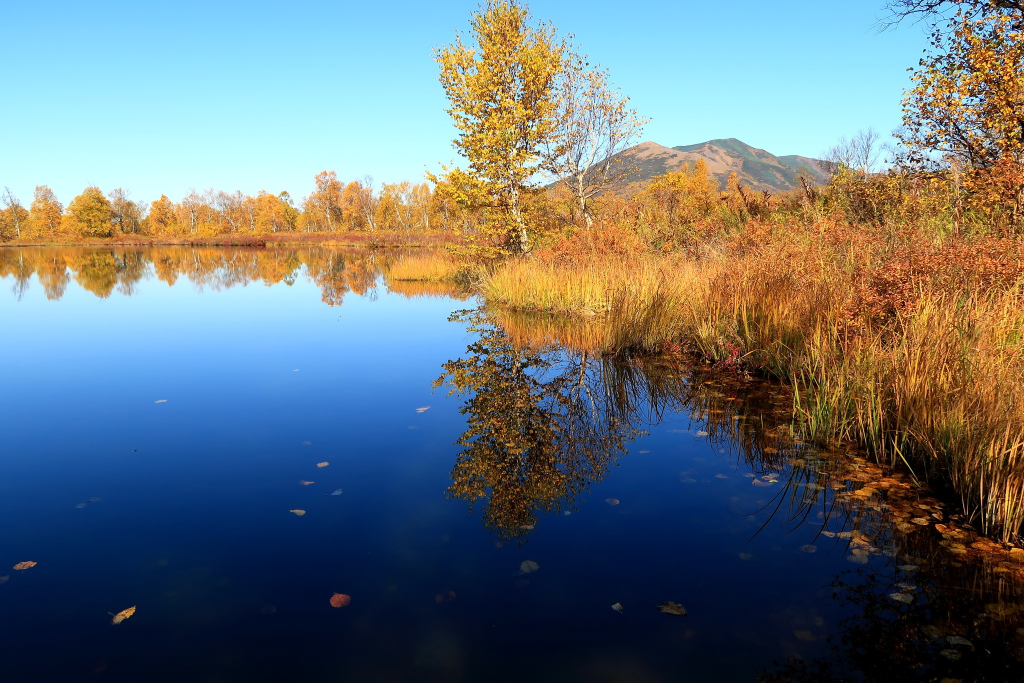
#> input picture lake.jpg, 2048 x 1365 px (shown at 1/2 size)
$ python color_extractor.py
#> lines starting #> are read from the running program, lines starting #| are printed output that depends on the picture
from PIL import Image
import numpy as np
from sklearn.cluster import KMeans
import matplotlib.pyplot as plt

def extract_color_palette(image_path, n_colors=5):
    """
    이미지에서 주요 색상 팔레트를 추출합니다.

    Args:
        image_path (str): 입력 이미지 파일 경로.
        n_colors (int): 추출할 주요 색상의 개수.

    Returns:
        List[Tuple[int, int, int]]: RGB 형식으로 주요 색상 리스트 반환.
    """
#> called with image_path = 'lake.jpg', n_colors = 5
    # 이미지를 열고 RGB 형식으로 변환
    image = Image.open(image_path).convert('RGB')
#> image is the input picture: PIL image 2048x1365 RGB; mean R, G, B 104.5, 116.1, 120.8

    # 이미지를 200x200 크기로 리사이즈 (처리 속도 향상을 위해)
    image = image.resize((200, 200))
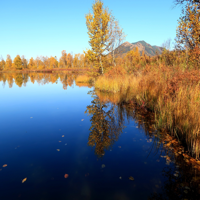
#> image: PIL image 200x200 RGB; mean R, G, B 104.5, 116.1, 120.8

    # 이미지를 numpy 배열로 변환
    image_array = np.array(image)

    # 배열을 (픽셀 수, RGB 채널) 형식으로 재구조화
    pixels = image_array.reshape(-1, 3)

    # KMeans 알고리즘으로 주요 색상 클러스터링
    kmeans = KMeans(n_clusters=n_colors, random_state=42)
    kmeans.fit(pixels)

    # 클러스터 중심(주요 색상)을 정수 값으로 변환
    palette = kmeans.cluster_centers_.astype(int)

    # RGB 형식의 튜플로 반환
    return [tuple(color) for color in palette]

def plot_palette(palette):
    """
    추출된 주요 색상을 시각적으로 표시합니다.

    Args:
        palette (List[Tuple[int, int, int]]): RGB 형식의 주요 색상 리스트.
    """
    # 그래프 크기 설정 및 축 제거
    plt.figure(figsize=(8, 2))
    plt.axis('off')
    plt.title("추출된 색상 팔레트")

    # 색상을 시각적으로 나타내는 가로 막대 생성
    bar = np.zeros((50, len(palette) * 50, 3), dtype=np.uint8)
    for i, color in enumerate(palette):
        # 각 색상을 막대의 일정 부분에 채워 넣음
        bar[:, i*50:(i+1)*50, :] = color

    # 생성된 팔레트를 화면에 출력
    plt.imshow(bar)
    plt.show()
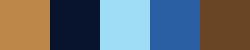
#> shown: shape (50, 250, 3); mean R, G, B 100.6, 108, 113.2

# 사용 예제
image_path = "lake.jpg"  # 처리할 이미지 경로
n_colors = 5  # 추출할 색상 개수

# 색상 팔레트 추출 및 시각화
palette = extract_color_palette(image_path, n_colors)
print("추출된 색상 팔레트:", palette)  # RGB 값 출력
plot_palette(palette)  # 팔레트 표시

$ run again, with sky.jpg copied over lake.jpg
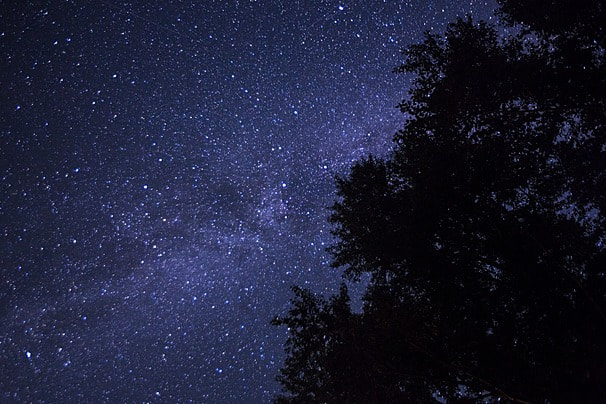
#> input picture sky.jpg, 606 x 404 px
#> in extract_color_palette, image is the input picture: PIL image 606x404 RGB; mean R, G, B 29.2, 31.9, 56.2
#> in extract_color_palette, `image = image.resize((200, 200))`:
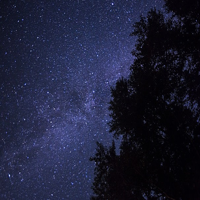
#> image: PIL image 200x200 RGB; mean R, G, B 29.2, 31.9, 56.2
#> in plot_palette, `plt.show()`:
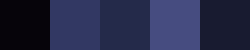
#> shown: shape (50, 250, 3); mean R, G, B 37.2, 41, 71.8

$ run again, with steak.jpg copied over lake.jpg
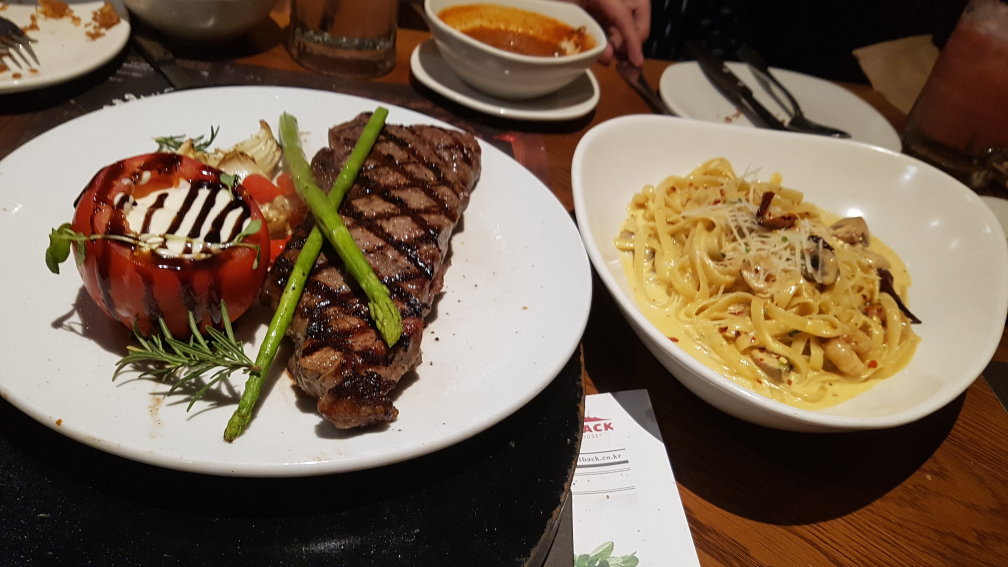
#> input picture steak.jpg, 4032 x 2268 px (shown at 1/4 size)
#> in extract_color_palette, image is the input picture: PIL image 4032x2268 RGB; mean R, G, B 118.8, 99.2, 79.6
#> in extract_color_palette, `image = image.resize((200, 200))`:
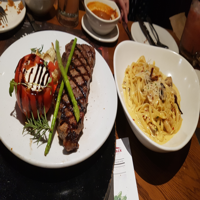
#> image: PIL image 200x200 RGB; mean R, G, B 118.8, 99.2, 79.6
#> in plot_palette, `plt.show()`:
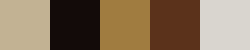
#> shown: shape (50, 250, 3); mean R, G, B 136.2, 115.2, 90.8

$ run again, with test.jpg copied over lake.jpg
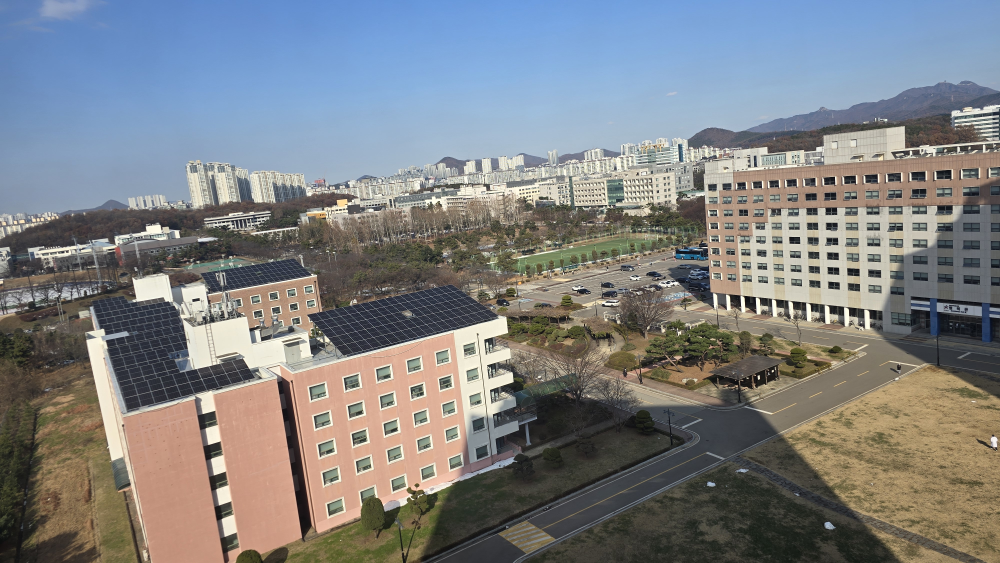
#> input picture test.jpg, 4000 x 2252 px (shown at 1/4 size)
#> in extract_color_palette, image is the input picture: PIL image 4000x2252 RGB; mean R, G, B 126.2, 128.7, 131
#> in extract_color_palette, `image = image.resize((200, 200))`:
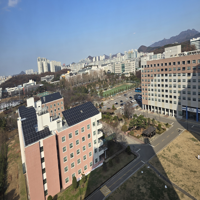
#> image: PIL image 200x200 RGB; mean R, G, B 126.2, 128.7, 131
#> in plot_palette, `plt.show()`:
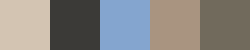
#> shown: shape (50, 250, 3); mean R, G, B 136.8, 134.6, 132
